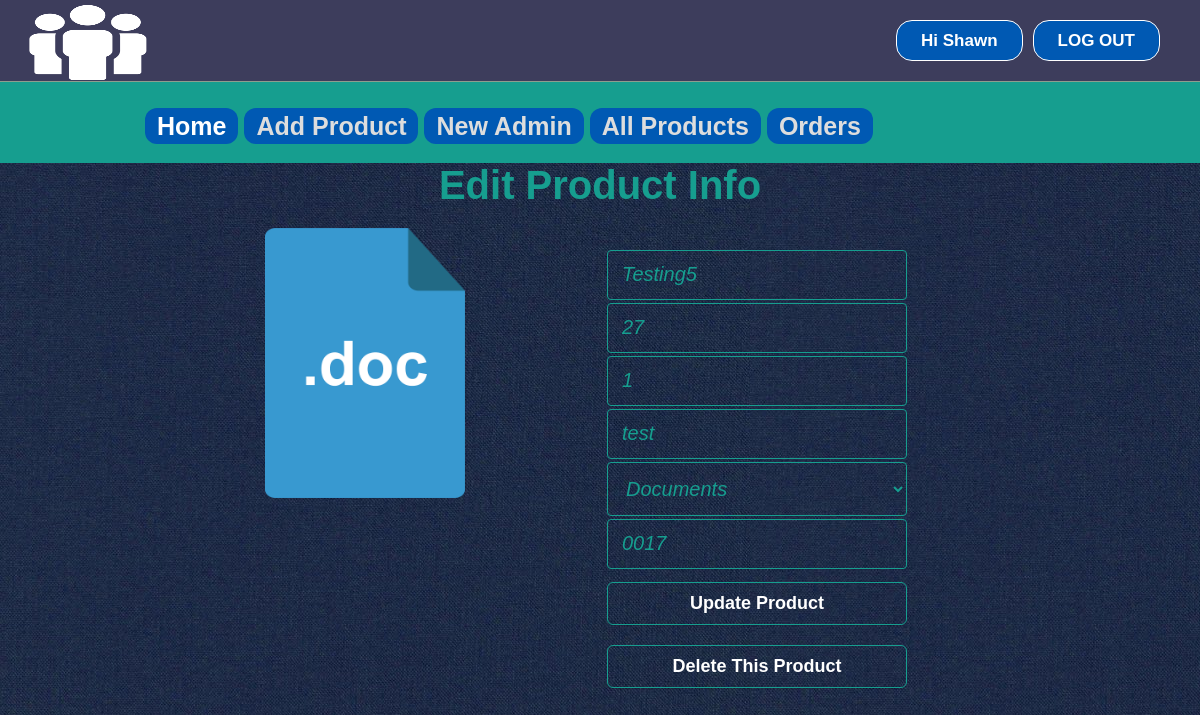
The app's page /admin/editproduct.php?epid=139 (signed in) with its own data.
### tables this page shows
CREATE TABLE `products` (
  `id` int(11) NOT NULL,
  `pName` varchar(500) NOT NULL,
  `price` varchar(11) NOT NULL,
  `description` text NOT NULL,
  `available` int(11) NOT NULL,
  `item` varchar(500) NOT NULL,
  `pCode` varchar(20) NOT NULL,
  `picture` text NOT NULL,
  `path` varchar(500) NOT NULL
);

### admin/editproduct.php (the view, shortened to what this page needs)
<?php include ( "../inc/connect.inc.php" ); ?>
<?php
if (!isset($_SESSION['admin_login'])) {
	$user = "";
	header("location: login.php?ono=".$epid."");
}
else {
	if (isset($_REQUEST['epid'])) {
		$epid = mysqli_real_escape_string($con, $_REQUEST['epid']);
	}else {
		header('location: index.php');
	}
	$user = $_SESSION['admin_login'];
	$orders_list = "SELECT * FROM admin WHERE id='$user'";
	$result = mysqli_query($con,$orders_list);
	$get_user_email = mysqli_fetch_assoc($result);
		$uname_db = $get_user_email['firstName'];
}
$orders_list1 = "SELECT * FROM products WHERE id ='$epid'";
$getposts = mysqli_query($con,$orders_list1) or die(mysqli_error());
	if (mysqli_num_rows($getposts)) {
		$row = mysqli_fetch_assoc($getposts);
		$pName = $row['pName'];
		$price = $row['price'];
		$description = $row['description'];
		$picture = $row['picture'];
		$item = $row['item'];
		$itemu = ucwords($row['item']);
		$code = $row['pCode'];
		$available =$row['available'];
	}
?>
<!DOCTYPE html>
<html>
<head>
	<link rel="stylesheet" type="text/css" href="../css/style.css">
</head>
<body style="background-image: url(../image/bg4.jpg);">
	<div class="homepageheader">
			<div class="signinButton loginButton">
				<div class="uiloginbutton signinButton loginButton" style="margin-right: 40px;">
					<?php
						if ($user!="") {
							echo '<a style="text-decoration: none;color: #fff;" href="logout.php">LOG OUT</a>';
						}
					 ?>
				</div>
				<div class="uiloginbutton signinButton loginButton">
					<?php
						if ($user!="") {
							echo '<a style="text-decoration: none;color: #fff;" href="login.php">Hi '.$uname_db.'</a>';
						}
						else {
							echo '<a style="text-decoration: none;color: #fff;" href="login.php">LOG IN</a>';
						}
					 ?>
				</div>
			</div>
			<div style="float: left; margin: 5px 0px 0px 23px;">
				<a href="index.php">
					<img style=" height: 75px; width: 130px;" src="../image/Home.png">
				</a>
			</div>
		</div>
		<div class="categolis">
			<table>
				<tr>
					<th>
						<a href="index.php" style="text-decoration: none;color: #fff;padding: 4px 12px;background-color: #0059b3;border-radius: 12px;">Home</a>
					</th>
					<th><a href="addproduct.php" style="text-decoration: none;color: #ddd;padding: 4px 12px;background-color: #0059b3;border-radius: 12px;">Add Product</a></th>
					<th><a href="newadmin.php" style="text-decoration: none;color: #ddd;padding: 4px 12px;background-color: #0059b3;border-radius: 12px;">New Admin</a></th>
					<th><a href="allproducts.php" style="text-decoration: none;color: #ddd;padding: 4px 12px;background-color: #0059b3;border-radius: 12px;">All Products</a></th>
					<th><a href="orders.php" style="text-decoration: none;color: #ddd;padding: 4px 12px;background-color: #0059b3;border-radius: 12px;">Orders</a></th>
				</tr>
			</table>
		</div>
	<div class="holecontainer" style=" padding-top: 20px; padding: 0 20%">
		<div class="container signupform_content ">
			<div>
				<h2 style="padding-bottom: 20px;">Edit Product Info</h2>
				<div style="float: right;">
				<?php
					echo '
						<div class="">
						<div class="signupform_text"></div>
						<div>
							<form action="" method="POST" class="registration">
								<div class="signup_form">
									<div>
										<td >
											<input name="pname" id="first_name" placeholder="Product Name" required="required" class="first_name signupbox" type="text" size="30" value="'.$pName.'" >
										</td>
									</div>
									<div>
										<td >
											<input name="price" id="last_name" placeholder="Price" required="required" class="last_name signupbox" type="text" size="30" value="'.$price.'" >
										</td>
									</div>
									<div>
										<td>
											<input name="available" placeholder="Available Quantity" required="required" class="email signupbox" type="text" size="30" value="'.$available.'">
										</td>
									</div>
									<div>
										<td >
											<input name="descri" id="first_name" placeholder="Description" required="required" class="first_name signupbox" type="text" size="30" value="'.$description.'" >
										</td>
									</div>
									<div>
										<td>
											<select name="item" required="required" style=" font-size: 20px;
										font-style: italic;margin-bottom: 3px;margin-top: 0px;padding: 14px;line-height: 25px;border-radius: 4px;border: 1px solid #169E8F;color: #169E8F;margin-left: 0;width: 300px;background-color: transparent;" class="">
												<option selected value="'.$item.'">'.$itemu.'</option>
											</select>
										</td>
									</div>
									<div>
										<td>
											<input name="code" id="password-1" required="required"  placeholder="Code" class="password signupbox " type="text" size="30" value="'.$code.'">
										</td>
									</div>
									<div>
										<input name="updatepro" class="uisignupbutton signupbutton" type="submit" value="Update Product">
									</div>
									<div>
										<input name="delprod" class="uisignupbutton signupbutton" type="submit" value="Delete This Product">
									</div>
									<div class="signup_error_msg">
										<?php
											if (isset($error_message)) {echo $error_message;}
										?>
									</div>
								</div>
							</form>
						</div>
					</div>
					';
				 ?>
				</div>
			</div>
		</div>
		<div style="float: left;">
			<div>
				<?php
					echo '
						<ul style="float: left;">
							<li style="float: left; padding: 0px 25px 25px 25px;">
								<div class="home-prodlist-img prodlist-img">';?>
								<?php
$profile_pic_name = $row['picture'];
$file_ext = substr($profile_pic_name, strripos($profile_pic_name, '.'));
echo '
<div style="float: left;">
<div>
'
?>
<?php if($file_ext == '.jpg' || $file_ext == '.png'){ ?>
<img src="../image/product/<?php echo $item; ?>/<?php echo $picture; ?>" style="height: 350px; width: 350px; padding: 2px; border: 2px solid #c7587e;">
<?php } elseif($file_ext == '.pdf') { ?>
<a href="../image/product/<?php echo $item; ?>/<?php echo $picture; ?>" target="blank"><img src="../image/pdf-icon.png" width="200"></a>
<?php } elseif($file_ext == '.doc') { ?>
<a href="../image/product/<?php echo $item; ?>/<?php echo $picture; ?>"><img src="../image/doc-icon.png" width="200"></a>
<?php } elseif($file_ext == '.mp4' || $file_ext == '.m4a') { ?>
<video width="320" height="240" controls>
  <source src="../image/product/<?php echo $item; ?>/<?php echo $picture; ?>" type="video/mp4">
</video>
<?php } else { } ?>
								<?php echo '
								</div>
								<div class="signup_error_msg">';
				?>
			</div>
		</div>
	</div>
</body>
</html>

### css/style.css (style rules this page uses)
html, body, div, span, applet, object, iframe, h1, h2, h3, h4, h5, h6, p, blockquote, pre, a, abbr, acronym, address, big, cite, code, del, dfn, em, img, ins, kbd, q, s, samp, small, strike, strong, sub, sup, tt, var, b, u, i, center, dl, dt, dd, ol, ul, li, fieldset, form, label, legend, table, caption, tbody, tfoot, thead, tr, th, td, article, aside, canvas, details, embed, figure, figcaption, footer, header, hgroup, menu, nav, output, ruby, section, summary, time, mark, audio, video { margin: 0; padding: 0; border: 0; font: inherit; vertical-align: baseline; box-sizing: border-box; }
body { line-height: normal; }
ol, ul { list-style: none; }
table { border-collapse: collapse; border-spacing: 0; }
* { margin: 0px; padding: 0px; }
body, button, input, label, select, td, textarea { font-family: Arial, Helvetica, tahoma,verdana,arial,sans-serif; font-size: 12px; }
body { width: 100%; position: relative; background-color: #ffffff; min-width: 1080px; }
.homepageheader { position: fixed; height: 82px; width: 100%; min-width: 980px; border-bottom: 1px solid #8E9D8E; margin: 0px; background-image: initial; background-position-x: initial; background-position-y: initial; background-size: initial; background-repeat-x: initial; background-repeat-y: initial; background-attachment: initial; background-origin: initial; background-clip: initial; background-color: rgb(61, 61, 92); }
.loginButton .signinButton { color: #FFFFFF; background: #0059b3; border: 1px solid #FFFFFF; cursor: pointer; display: inline-block; font-weight: bold; line-height: 15px; padding: 12px 24px; border-radius: 16px; text-align: center; text-decoration: none; float: right; margin: 20px 0px 0px 10px; font-size: 17px; }
.signupform_content h2 { margin: 0px 0 0 0; padding: 0px 0px 20px 0px; font-size: 40px; color: #169E8F; font-weight: bold; text-align: center; }
.signup_form { background-image: initial; background-position-x: initial; background-position-y: initial; background-size: initial; background-repeat-x: initial; background-repeat-y: initial; background-attachment: initial; background-origin: initial; background-clip: initial; padding: 22px 53px 0 53px; color: #eeeeee; border-radius: 4px; font-style: italic; }
.signupbox { font-size: 20px; font-style: italic; margin-bottom: 3px; margin-top: 0px; padding: 14px; line-height: 25px; border-radius: 4px; border: 1px solid #169E8F; color: #169E8F; margin-left: 0; width: 270px; height: 20px; background-color: transparent; }
.signupbutton { background-color: transparent; border: 2px solid #FFFFFF; border-radius: 6px; margin: 10px 0px; }
.uisignupbutton { color: #ffffff; cursor: pointer; display: inline-block; font-size: 18px; font-weight: bold; line-height: 13px; padding: 14px 0; width: 300px; text-align: center; text-decoration: none; border-width: 2px; border: 1px solid #169E8F; box-shadow: 0 1px 0 rgba(0, 0, 0, 0.1) }
.signup_error_msg { font-weight: bold; color: #A92A2A; padding: 0px 10px 15px 10px; text-align: center; font-size: 16px; }
.categolis { line-height: 1.3; font-weight: bold; color: #fff; padding: 110px 20px 20px 145px; background-color: #169e8f; text-align: center; font-size: 25px; }
.categolis table tbody tr th { padding: 0px 6px 0px 0px; }

### records on screen
products: pname "Testing5", price "27", available "1", descri "test", item "Documents", code "0017"

### other values on screen
$uname_db "Shawn"
